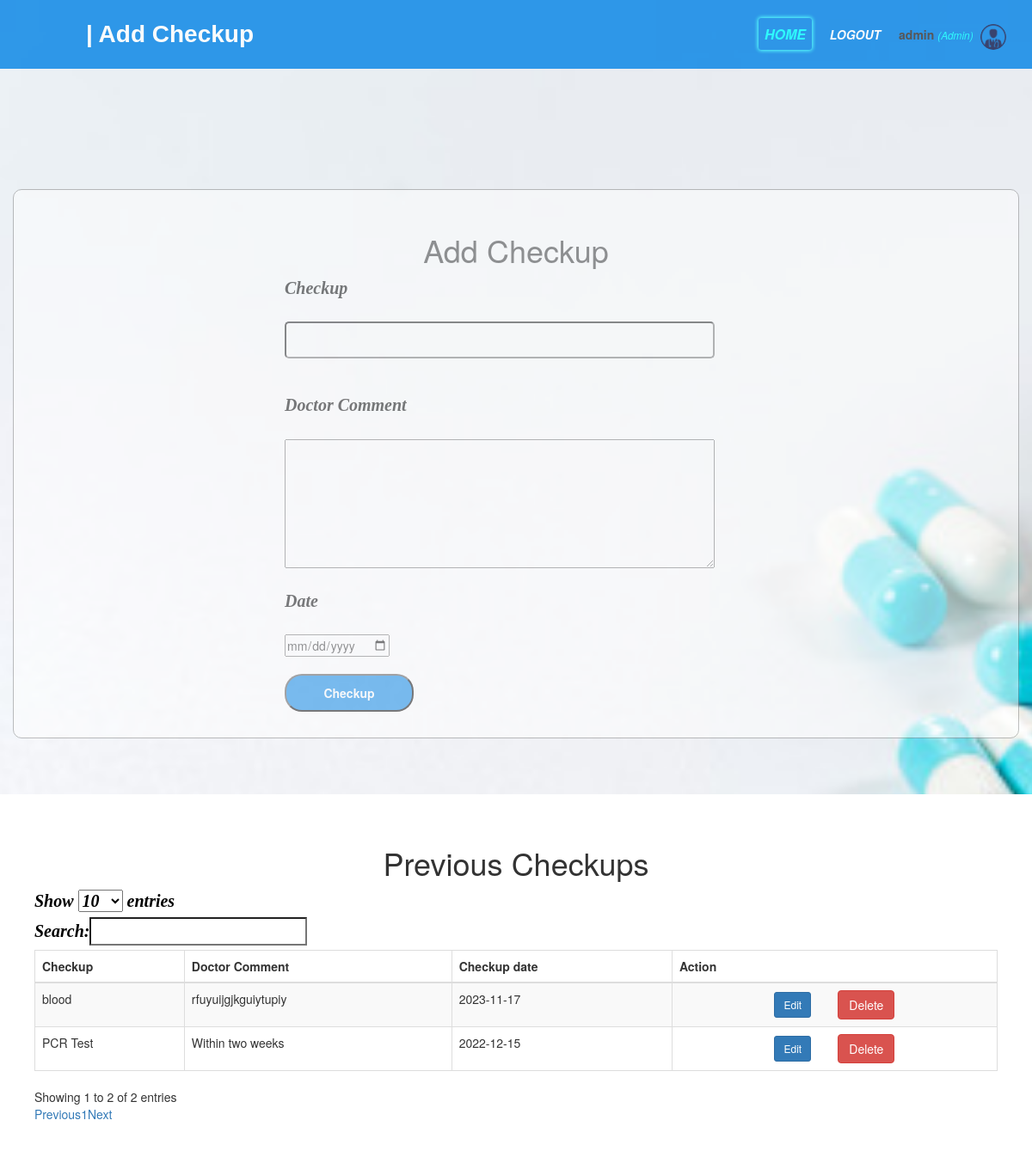
The app's page /doctor/add_checkup.php?add_checkup=1 (signed in) with its own data.
### tables this page shows
CREATE TABLE IF NOT EXISTS `checkup` (
  `checkup_id` int NOT NULL AUTO_INCREMENT,
  `checkup_name` varchar(200) NOT NULL,
  `doctor_comment` varchar(500) NOT NULL,
  `nurse_comment` varchar(500) NOT NULL,
  `checkup_date` date NOT NULL,
  `diagnosis` varchar(200) NOT NULL,
  `p_id` int NOT NULL,
  `staff_id` int NOT NULL,
  PRIMARY KEY (`checkup_id`),
  KEY `p_id` (`p_id`)
);

### doctor/add_checkup.php (the view, shortened to what this page needs)
<?php include('function.php');
if (isset($_GET['add_checkup'])) {
    $p_id = $_GET['add_checkup'];
  }
?>
<!DOCTYPE html>
<html>
<head>
	<link rel="stylesheet" type="text/css" href="/pis/css/booking.css">
    <link rel="stylesheet" type="text/css" href="/pis/css/all.css">
	<?php include('link_css.php'); ?>
</head>
<body>
	<nav>
	    <label id="title">| Add Checkup</label>
	      <ul>
	        <li><a class="active"  href="doctor_home.php">HOME</a></li>
	        <li><a href="/pis/index.php?logout='1' "style="font-size:14px;" id="logout">logout</a></li>
	        <li>
            <?php  if (isset($_SESSION['user'])) : ?>
                <strong><?php echo $_SESSION['user']['user_type']; ?></strong>
                <small>
                    <i  style="color: cyan;">(<?php echo ucfirst($_SESSION['user']['user_name']); ?>)</i>
                    <img src="/pis/images/21.png" class="profile_info">
                 </small>
            <?php endif ?>
        </li>
      </ul>
    </nav><br><br><br><br>
    <div class="container">
    <h1>Add Checkup</h1>
    <form action="doctor_home.php" method="post" id="frm">
        <label>Checkup</label><br><br>
        <input type="text" id="name" name="checkup_name" required="Enter checkup"><br><br><br>
        <label>Doctor Comment</label><br><br>
        <textarea id="test" name="doctor_comment" required="Enter comment"></textarea><br><br>
        <label>Date</label><br><br>
        <input type="date" id="date" name="checkup_date" required="Enter comment"><br><br>
        <input type="submit" name="checkup" value="Checkup" id="booking">
    </form>
</div><br><br><br>
<div id="s">
    <h1> Previous Checkups </h1>
<table id="allusers" class="table table-striped table-bordered" style="width: 100%">
        <thead>
            <tr>
                <th>Checkup</th>
                <th>Doctor Comment</th>
                <th>Checkup date</th>
                <th>Action</th>
            </tr>
        </thead>
        <tbody>
            <?php if (isset($_GET['add_checkup'])) {
            $result_E=mysqli_query($db,"SELECT * from checkup WHERE p_id=$p_id");
            while ($row=mysqli_fetch_array($result_E)) {?>
            <tr>
                <td><?php echo $row['checkup_name']; ?></td>
                <td><?php echo $row['doctor_comment']; ?></td>
                <td id="a"><?php echo $row['checkup_date']; ?></td>
                <td align="center">
                    <a href="edit_checkup.php?edit_checkup=<?php echo $row['checkup_id']; ?>" class="btn btn-primary btn-sm" ><i class="fas fa-edit"></i> Edit </a> &nbsp;&nbsp;&nbsp;&nbsp;&nbsp;&nbsp;
                    <a href="add_checkup.php?delete_checkup=<?php echo $row['checkup_id']; ?>" class="btn btn-danger" onClick="return confirm('Are you sure you want to Delete the Checkup?')">Delete</a>
                </td>
            </tr>
            <?php }} ?>
        </tbody>
    </table>
</div>
</body>
</html>

### css/booking.css (style rules this page uses)
body { margin: 0; padding: 0; background-image: url('/pis/images/109.jpg'); background-size: cover; font-family: sans-serif; }
#title { color: white; font-size: 28px; line-height: 80px; padding: 0 100px; font-weight: bold; font-style: initial; font-family: 'poppins',sans-serif; }
* { padding: 0; margin: 0; text-decoration: none; list-style: none; box-sizing: border-box; }
nav { background: #0082e6; height: 80px; width: 100%; opacity: .8; }
nav ul { float: right; margin-right: 20px; }
nav ul li { display: inline-block; line-height: 80px; margin: 0 5px; }
nav ul li a { color: white; font-size: 16px; padding: 7px; border-radius: 3px; text-transform: uppercase; font-weight: bold; font-style: italic; }
.active { transition: -5s; box-shadow: 0 0 5px #33ffff,0 0 5px #33ffff; color: cyan; }
.container { width: 60%; margin: auto; background-color: white; padding: 30px; border-color: gray; border-width: 1px; margin-top: 60px; border-style: solid; opacity: .5; border-radius: 10px; margin-bottom: 5px; }
h1 { text-align: center; margin-bottom: 30px; font-family: 'poppins',sans-serif; color: gray; }
label { color: black; font-style: italic; font-size: 20px; font-family: "Times New Roman"; font-weight: bold; }
#test { columns: 100; width: 500px; height: 150px; color: gray; font-size: 16px; font-family: "Times New Roman"; }
#name { width: 500px; padding: 8px; border-radius: 5px; color: gray; font-style: italic; font-size: 16px; font-family: "Times New Roman"; }
#booking { width: 150px; border-radius: 20px; color: white; background-color: #0082e6; padding: 10px; font-weight: bold; cursor: pointer; }
#frm { margin-left: 300px; }
#s { background: white; padding-right: 40px; padding-top: 40px; padding-bottom: 40px; padding-left: 40px; }

### css/all.css (style rules this page uses)
.profile_info { display: inline-block; width: 30px; height: 30px; margin: 5px; border-radius: 100%; }

### records on screen
checkup: checkup_name "PCR Test", doctor_comment "Within two weeks", checkup_date "2022-12-15"
checkup: checkup_name "blood", doctor_comment "rfuyuijgjkguiytupiy", checkup_date "2023-11-17"

### other values on screen
$_SESSION['user']['user_type'] "admin"
$_SESSION['user']['user_name'] "Admin"
